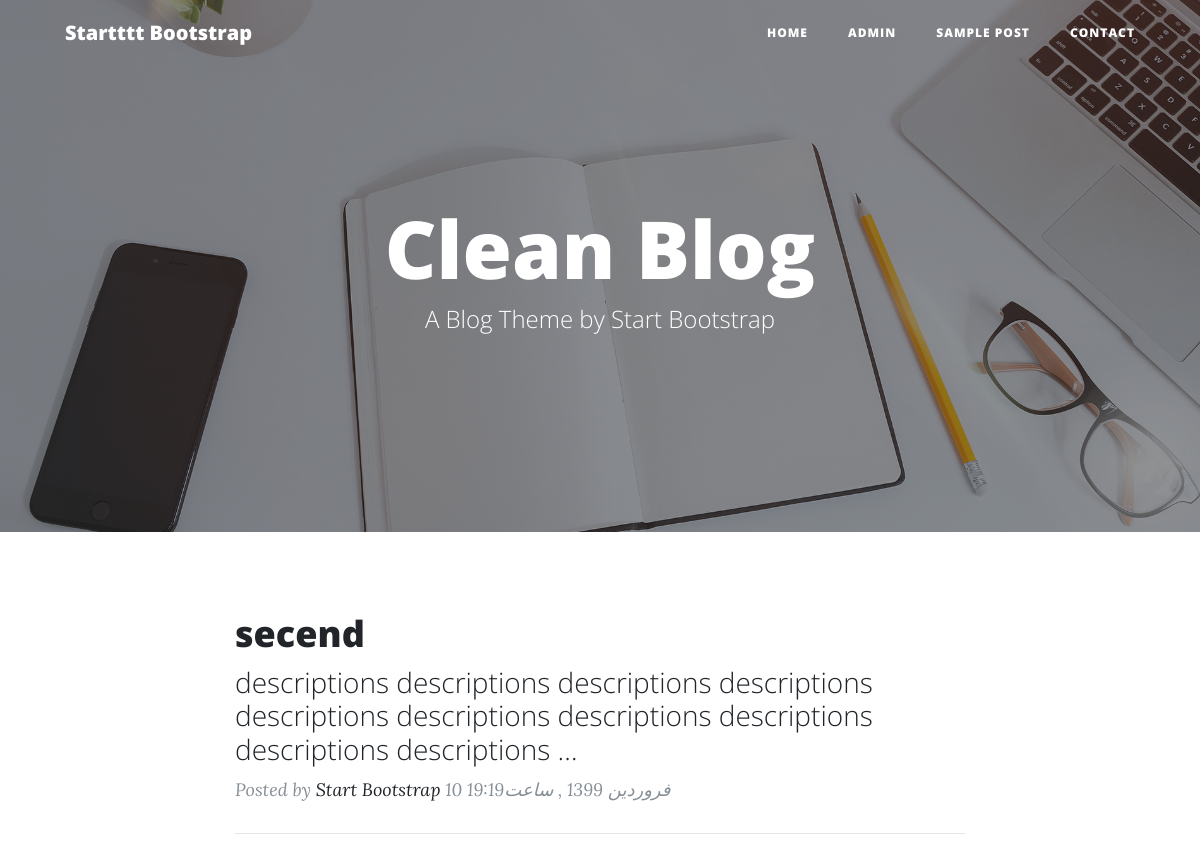
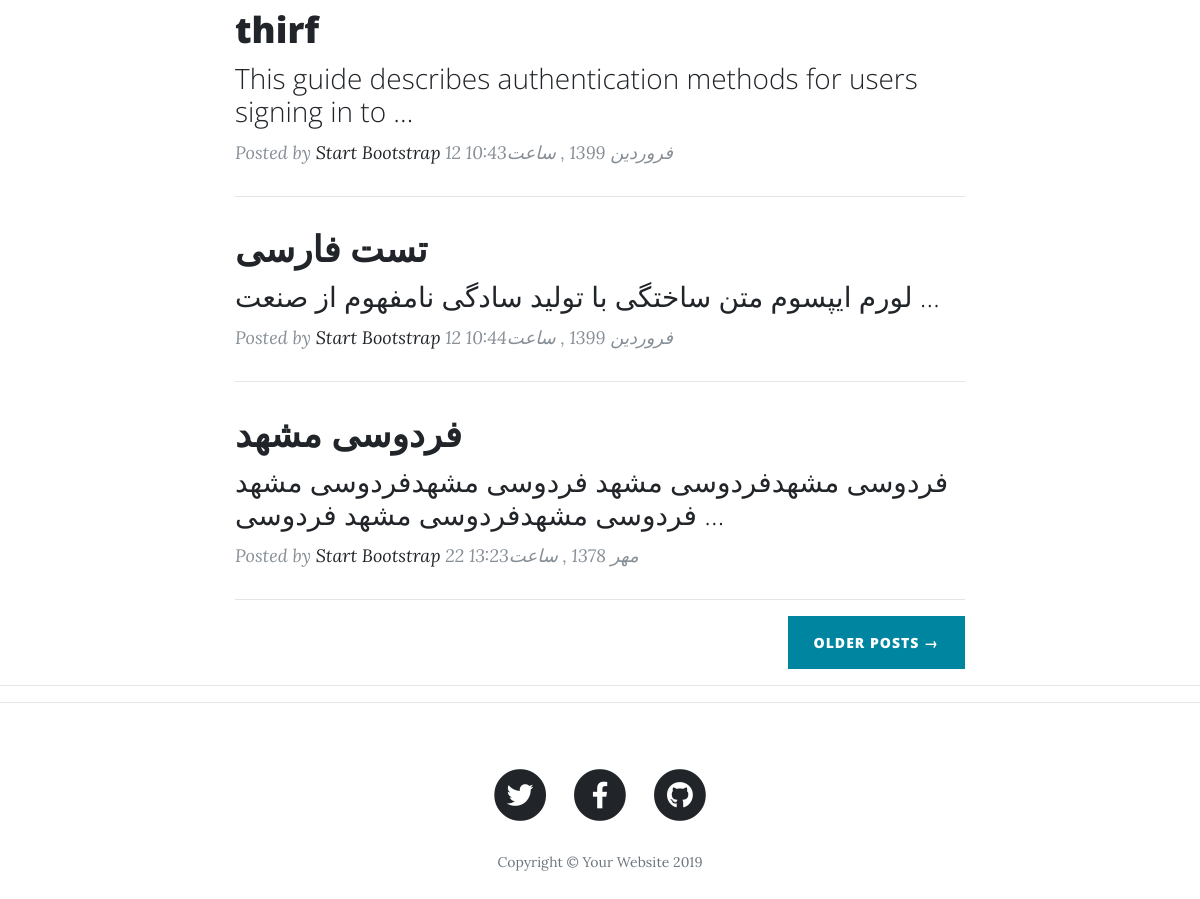
The page / on the database its author committed (2 pictures, top to bottom).
### blog/models.py (models this page shows, shortened)
class Article(models.Model):
    STATUS_CHOICES = (
        ('P', 'منتشر شده'),
        ('D', 'در حال انتظار'),
    )
    class Meta:
        verbose_name = 'مقاله'
        verbose_name_plural = 'مقاله ها'
    title = models.CharField(max_length=200, verbose_name='تیتر')
    slug = models.SlugField(max_length=100, unique=True, verbose_name='لینک')
    description = models.TextField(verbose_name='توضیحات')
    thumbnail = models.ImageField(upload_to='images', verbose_name='عکس')
    publish = models.DateTimeField(default=timezone.now, verbose_name='انتشار')
    created = models.DateTimeField(auto_now_add=True, verbose_name='به وجود امدن')
    update = models.DateTimeField(auto_now=True, verbose_name='بروزرسانی')
    status = models.CharField(max_length=1, choices=STATUS_CHOICES, verbose_name='وضعیت')
    def jpublish(self):
        return jalali_convertor(self.publish)
    jpublish.short_description = "تاریخ انتشار"

### blog/views.py (the view)
# urls.py: path('', home, name='home'),
def home(request):
    context = {
        'title': 'main',
        'articles': Article.objects.filter(status='P')
    }
    return render(request, 'blog/index.html', context)

### extensions/jalali.py (called while the page is built)
    def persian_tuple(self):
        return self.persian_year, self.persian_month, self.persian_day

### extensions/utils.py (called while the page is built)
def jalali_convertor(time):
    time = timezone.localtime(time)
    month = {
        1: 'فروردین',
        2: 'اردیبهشت',
        3: 'خرداد',
        4: 'تیر',
        5: 'مرداد',
        6: 'شهریور',
        7: 'مهر',
        8: 'آبان',
        9: 'آذر',
        10: 'دی',
        11: 'بهمن',
        12: 'اسفند',
    }
    time_to_str = "{},{},{}".format(time.year, time.month, time.day)
    time_to_list = list(jalali.Gregorian(time_to_str).persian_tuple())
    for m in range(1, 13):
        if time_to_list[1] == m:
            time_to_list[1] = month[m]
            break
    output = '{} {} {} , ساعت{}:{}'.format(time_to_list[2], time_to_list[1], time_to_list[0], time.hour, time.minute)
    return output

### blog/templates/blog/index.html (shortened to what this page needs)
{% extends 'blog/base.html' %}
{% load static %}
{% block main %}
<header class="masthead" style="background-image: url('{% static 'blog/img/home-bg.jpg' %}')">
    <div class="overlay"></div>
    <div class="container">
        <div class="row">
            <div class="col-lg-8 col-md-10 mx-auto">
                <div class="site-heading">
                    <h1>Clean Blog</h1>
                    <span class="subheading">A Blog Theme by Start Bootstrap</span>
                </div>
            </div>
        </div>
    </div>
</header>
<div class="container">
    <div class="row">
        <div class="col-lg-8 col-md-10 mx-auto">
            {% for article in articles %}
            <div class="post-preview">
                <a href="{% url 'blog:detail' article.slug %}">
                    <h2 class="post-title">
                        {{article.title}}
                    </h2>
                    <h3 class="post-subtitle">
                        {{article.description|truncatewords_html:10}}
                    </h3>
                </a>
                <p class="post-meta">Posted by
                    <a href="#">Start Bootstrap</a>
                    {{article.jpublish}}</p>
            </div>
            <hr>
            {% endfor %}
            <div class="clearfix">
                <a class="btn btn-primary float-right" href="#">Older Posts &rarr;</a>
            </div>
        </div>
    </div>
</div>
<hr>
{% endblock %}

### rows shown on the page
Article: title "secend", description "descriptions descriptions descriptions descriptions descriptions descriptions descriptions descriptions descriptions descriptions …", jpublish "10 فروردین 1399 , ساعت19:19"
Article: title "thirf", description "This guide describes authentication methods for users signing in to …", jpublish "12 فروردین 1399 , ساعت10:43"
Article: title "تست فارسی", description "لورم ایپسوم متن ساختگی با تولید سادگی نامفهوم از صنعت …", jpublish "12 فروردین 1399 , ساعت10:44"
Article: title "فردوسی مشهد", description "فردوسی مشهدفردوسی مشهد فردوسی مشهدفردوسی مشهد فردوسی مشهدفردوسی مشهد فردوسی …", jpublish "22 مهر 1378 , ساعت13:23"
